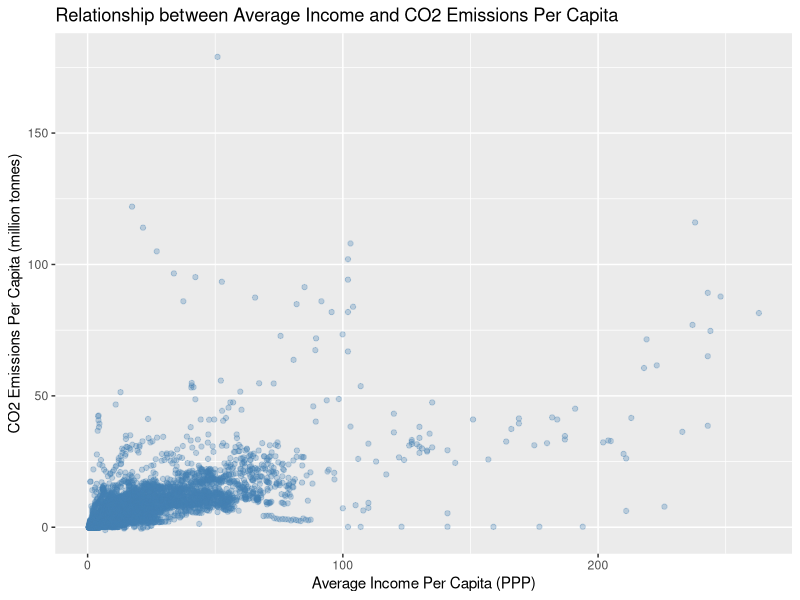
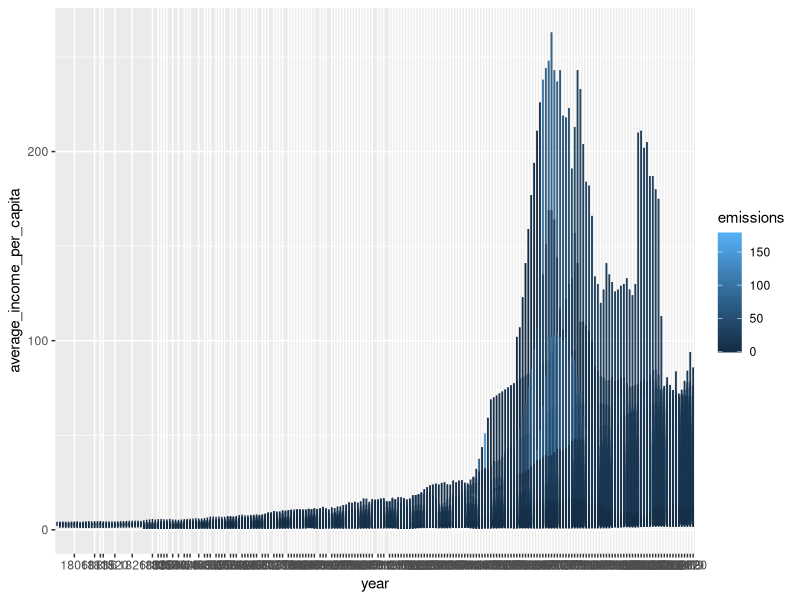

Write R code to recreate these figures, in order.
## ---- chunk 1
library(tidyverse)
options(scipen = 999)
co2 <- read_csv("co2.csv")
ipp <- read_csv("ipp.csv")
## ---- chunk 2
clean_init_repeats <- function(df) {
  for (i in 1:nrow(df)) {
    row <- df[i,]
    for (j in 2:(length(row)- 1)) {
      if (row[j] == row[j + 1]) {
        row[j] <- NA
      } else {
        break;
      }
    }
    
    df[i,] <- row
  }
  
  return(df)
}

co2 <- co2 %>%
  clean_init_repeats()

## ---- chunk 3
ipp <- ipp %>%
  clean_init_repeats()
## ---- chunk 4
co2_long <- co2 %>%
  mutate(across(`1800`:`2020`, 
                ~ as.numeric(str_replace(.x, "−", "-")))) %>%
  pivot_longer(cols = `1800`:`2020`,
               names_to = "year",
               values_to = "emissions")
## ---- chunk 5
ipp_long <- ipp %>%
   select(country:`2020`) %>%
   pivot_longer(cols = `1800`:`2020`,
               names_to = "year",
               values_to = "average_income_per_capita")
## ---- chunk 6
merged_data <- inner_join(co2_long, ipp_long, by = c("country", "year")) %>%
  drop_na()
## ---- chunk 7
merged_data |>
  ggplot(mapping = aes(x = average_income_per_capita, y = emissions)) +
  geom_point(alpha = 0.3, color = "steelblue") +
  labs(x = "Average Income Per Capita (PPP)", y = "CO2 Emissions Per Capita (million tonnes)", title = "Relationship between Average Income and CO2 Emissions Per Capita")
## ---- chunk 8
merged_data |>
  mutate(year = as.factor(year)) |>
  ggplot(mapping = aes(x = year, y = average_income_per_capita, color = emissions)) +
  geom_line() +
  scale_x_discrete(breaks = merged_data$year[seq(1, length(merged_data$year), by = 20)], labels = merged_data$year[seq(1, length(merged_data$year), by = 20)])
  labs(x = "Year", y = "Average Income Per Capita (PPP)", title = "Relationship between Average Income and CO2 Emissions Per Capita") +
  scale_color_gradient(low = "blue", high = "red", name = "Emissions (million tonnes)")
## ---- chunk 9
linear_data <- merged_data |>
  filter(year %in% c(1990: 2020)) |>
  group_by(country) |>
  summarize(average_emission = mean(emissions), average_income = mean(average_income_per_capita))
## ---- chunk 10
Model <- lm(average_emission ~ average_income, data = linear_data)
summary(Model)
## ---- chunk 11
#printing out the regression equation
coef <- coef(Model)
print(paste("The Regression Equation is: Emissions =", as.character(coef[1]), "+", as.character(coef[2]), "*average_income"))
